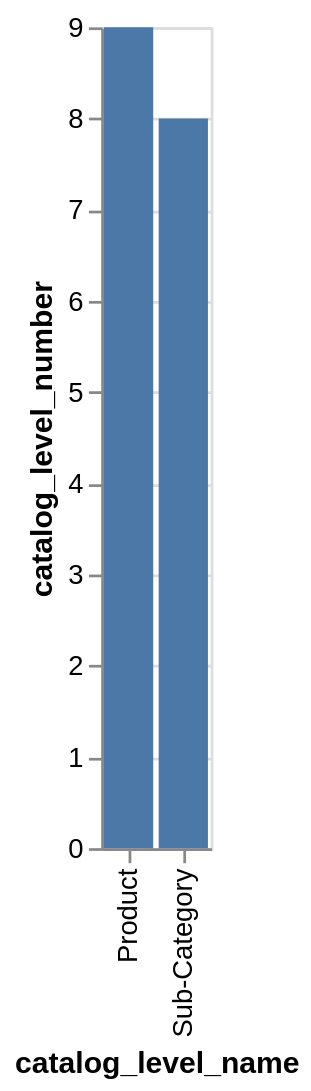

Specify this chart in Vega-Lite:
### Vega-Lite specification from a JSON file in a GitHub repository (floating-point values rounded to 4 significant figures)
{"data": {"values": [{"x_data": "Product", "y_data": 9}, {"x_data": "Sub-Category", "y_data": 8}]}, "mark": "bar", "encoding": {"x": {"field": "x_data", "type": "nominal", "title": "catalog_level_name", "sort": {"op": "sum", "field": "y_data", "order": "descending"}}, "y": {"field": "y_data", "type": "quantitative", "title": "catalog_level_number"}}}
